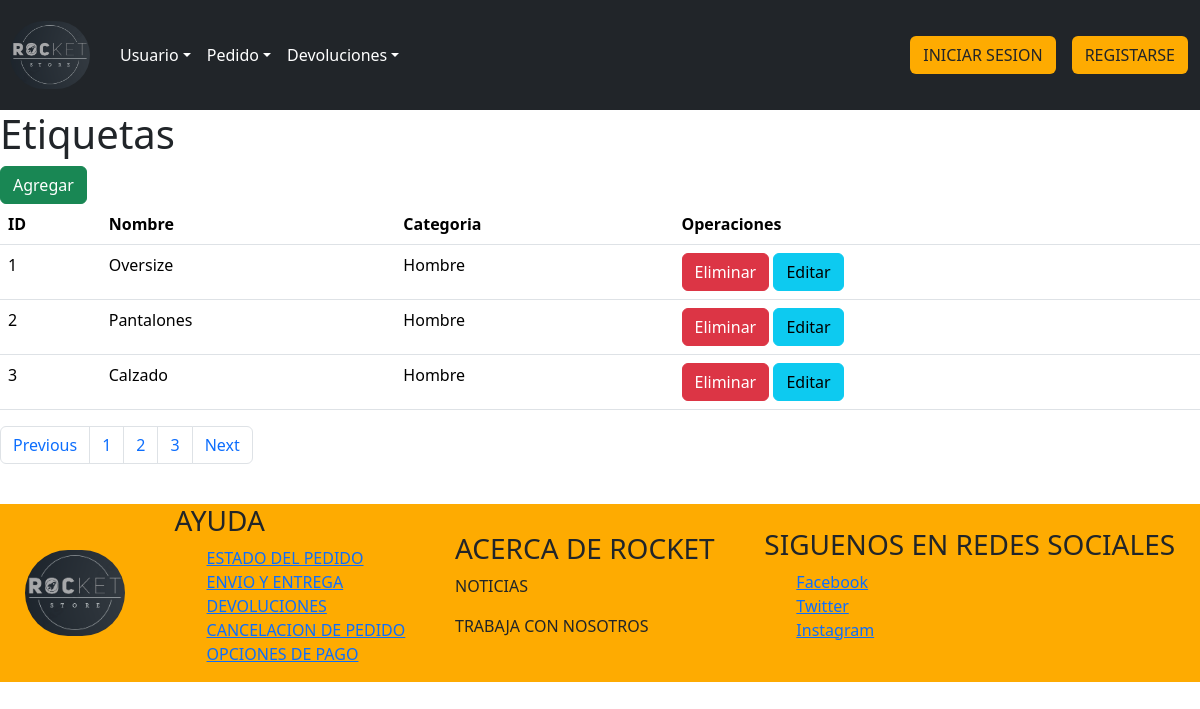
/etiquetas_listar/, run on the app's committed database.
### tienda/models.py (models this page shows, shortened)
class SubCategoriaEtiqueta(models.Model):
	nombre = models.CharField(max_length=254)
	id_categoria_etiqueta = models.ForeignKey(CategoriaEtiqueta, on_delete=models.DO_NOTHING)

class CategoriaEtiqueta(models.Model):
	nombre = models.CharField(max_length=254, unique=True)
	def __str__(self):
		return self.nombre

### tienda/views.py (the view)
# urls.py: path("etiquetas_listar/", views.etiquetas_listar, name="etiquetas_listar"),
def etiquetas_listar(request):
	q = SubCategoriaEtiqueta.objects.all()
	contexto = {"data": q}
	return render(request, "tienda/categorias/subcategoria/etiquetas.html", contexto)

### tienda/templates/tienda/categorias/subcategoria/etiquetas.html (shortened to what this page needs)
{% extends 'tienda/inicio/base.html' %}
{% load static %}
{% block contenedor %}
    <h1>Etiquetas</h1>
    <a class="btn btn-success" href="{% url 'etiquetas_form' %}">Agregar</a>
    <table class="table">
        <thead>
            <tr>
                <th>ID</th>
                <th>Nombre</th>
                <th>Categoria</th>
                <th>Operaciones</th>
            </tr>
        </thead>
        <tbody>
            {% for r in data %}
                <tr>
                    <td>{{ r.id }}</td>
                    <td>{{ r.nombre }}</td>
                    <td>{{ r.id_categoria_etiqueta }}</td>
                    <td>
                        <a class="btn btn-danger" href="javascript:eliminar('{% url 'etiquetas_eliminar' r.id %}')">Eliminar</a>
                        <a class="btn btn-info" href="{% url 'etiquetas_form_editar' r.id %}">Editar</a>
                    </td>
                </tr>
            {% endfor %}
        </tbody>
    </table>
    <nav aria-label="Page navigation example">
        <ul class="pagination">
            <li class="page-item"><a class="page-link" href="#">Previous</a></li>
            <li class="page-item"><a class="page-link" href="#">1</a></li>
            <li class="page-item"><a class="page-link" href="#">2</a></li>
            <li class="page-item"><a class="page-link" href="#">3</a></li>
            <li class="page-item"><a class="page-link" href="#">Next</a></li>
        </ul>
    </nav>
{% endblock %}

### data on the page
SubCategoriaEtiqueta: id "1", nombre "Oversize", id_categoria_etiqueta "Hombre"
SubCategoriaEtiqueta: id "2", nombre "Pantalones", id_categoria_etiqueta "Hombre"
SubCategoriaEtiqueta: id "3", nombre "Calzado", id_categoria_etiqueta "Hombre"
